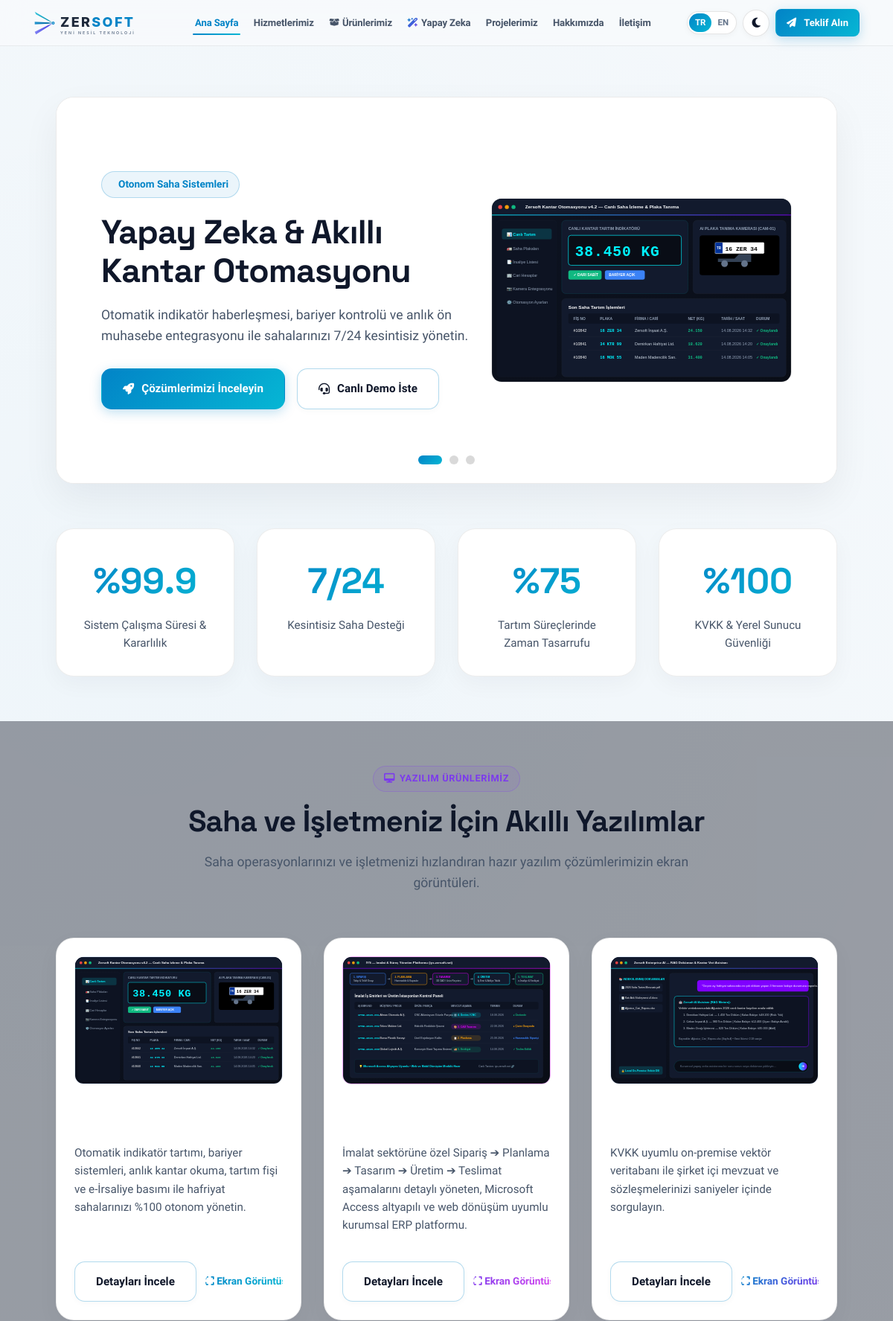
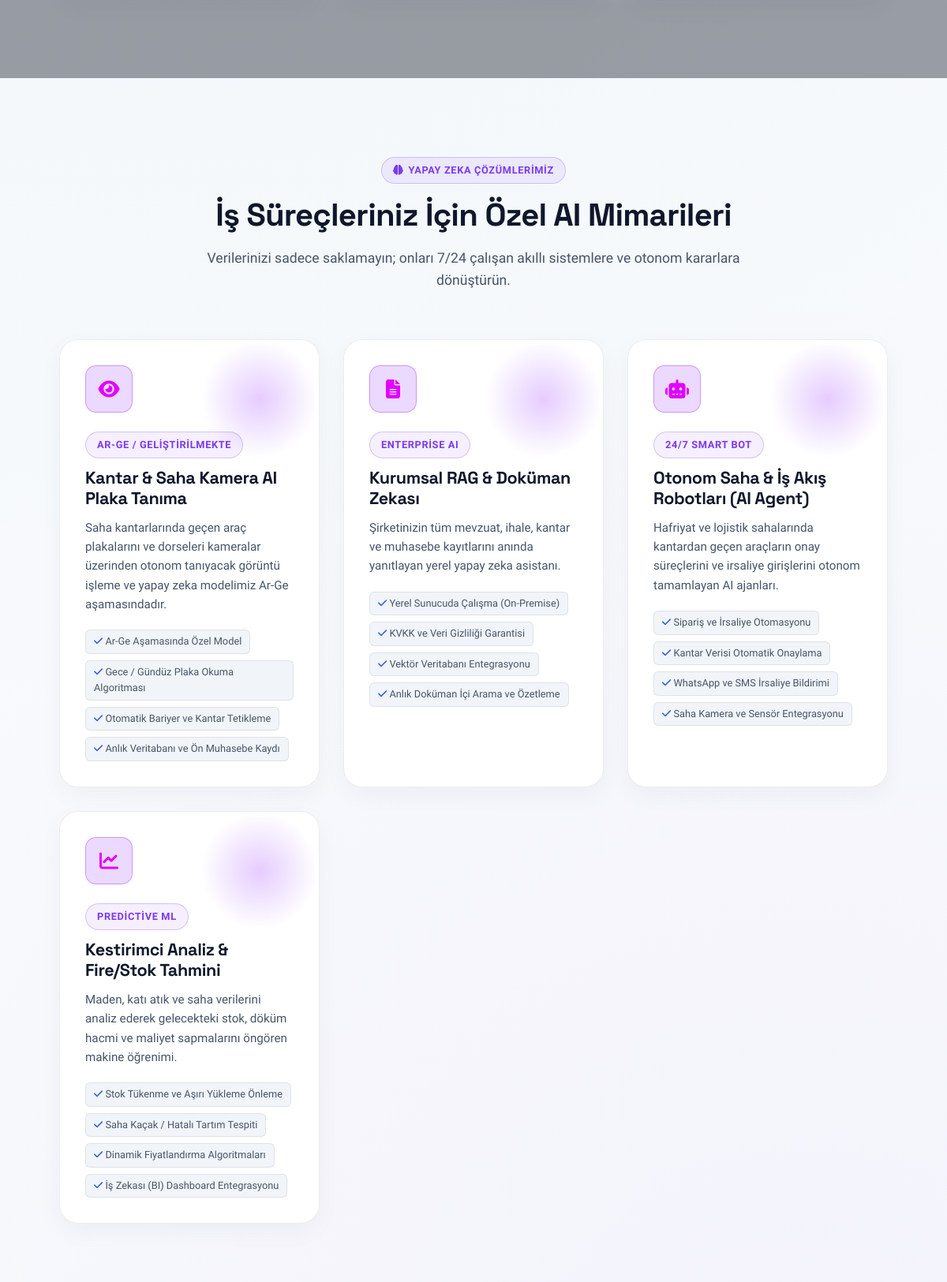
The page / (upper part) on the database its author committed (2 pictures, top to bottom).
### tables this page shows
CREATE TABLE IF NOT EXISTS `ai_solutions` (
  `id` INT AUTO_INCREMENT PRIMARY KEY,
  `title` VARCHAR(150) NOT NULL,
  `badge_text` VARCHAR(50) DEFAULT 'AI Powered',
  `summary` TEXT NOT NULL,
  `features_json` TEXT NOT NULL,
  `icon` VARCHAR(50) DEFAULT 'fa-microchip',
  `sort_order` INT DEFAULT 0,
  `created_at` DATETIME DEFAULT CURRENT_TIMESTAMP
);

### includes/lang.php (called while the page is built, shortened)
<?php
if (isset($_GET['lang']) && in_array($_GET['lang'], ['tr', 'en'])) {
    $currentLang = $_GET['lang'];
    $_SESSION['lang'] = $currentLang;
    setcookie('zersoft_lang', $currentLang, time() + (86400 * 30), '/');
} else {
    $currentLang = $_SESSION['lang'] ?? $_COOKIE['zersoft_lang'] ?? 'tr';
}
function __($key, $default = '') {
    global $currentLang, $translations;
    if (isset($translations[$currentLang][$key])) {
        return $translations[$currentLang][$key];
    }
    return !empty($default) ? $default : $key;
}

### includes/functions.php (called while the page is built, shortened)
<?php
require_once __DIR__ . '/../config/database.php';
function sanitize($data) {
    return htmlspecialchars(trim((string)$data), ENT_QUOTES, 'UTF-8');
}
function getAISolutions($limit = null) {
    global $db;
    try {
        $sql = "SELECT * FROM ai_solutions ORDER BY sort_order ASC, id ASC";
        if ($limit !== null) {
            $sql .= " LIMIT " . (int)$limit;
        }
        $stmt = $db->query($sql);
        return $stmt->fetchAll();
    } catch (Exception $e) {
        return [];
    }
}

### index.php (the view, shortened to what this page needs)
<?php
require_once __DIR__ . '/includes/header.php';
$aiSolutions = getAISolutions(4);
?>
<section style="padding: 30px 0 0 0;">
  <div class="container">
    <div class="hero-slider">
      <div class="slide active">
        <div class="slide-content">
          <span class="slide-badge"><i class="fa-solid fa-sparkles"></i> <?php echo __('slide1_badge'); ?></span>
          <h1 class="slide-title"><?php echo __('slide1_title'); ?></h1>
          <p class="slide-desc"><?php echo __('slide1_desc'); ?></p>
          <div class="slide-actions">
            <a href="products.php" class="btn btn-primary"><i class="fa-solid fa-rocket"></i> <?php echo __('slide1_btn1'); ?></a>
            <a href="contact.php" class="btn btn-outline"><i class="fa-solid fa-headset"></i> <?php echo __('slide1_btn2'); ?></a>
          </div>
        </div>
        <div class="slide-visual">
          <a href="assets/images/kantar-preview.svg" class="lightbox-trigger" data-caption="<?php echo __('prod_kantar_title'); ?>">
            <img src="assets/images/kantar-preview.svg" alt="<?php echo __('prod_kantar_title'); ?>">
          </a>
        </div>
      </div>
      <div class="slider-dots"></div>
    </div>
  </div>
</section>
<section style="padding: 20px 0 60px 0;">
  <div class="container">
    <div class="stats-grid">
      <div class="glass-card stat-card">
        <div class="stat-number">%99.9</div>
        <div class="stat-label"><?php echo __('stat_uptime'); ?></div>
      </div>
      <div class="glass-card stat-card">
        <div class="stat-number">7/24</div>
        <div class="stat-label"><?php echo __('stat_support'); ?></div>
      </div>
      <div class="glass-card stat-card">
        <div class="stat-number">%75</div>
        <div class="stat-label"><?php echo __('stat_time'); ?></div>
      </div>
      <div class="glass-card stat-card">
        <div class="stat-number">%100</div>
        <div class="stat-label"><?php echo __('stat_security'); ?></div>
      </div>
    </div>
  </div>
</section>
<section style="padding: 60px 0 100px 0; background: rgba(13, 19, 34, 0.4);">
  <div class="container">
    <div class="section-header">
      <span class="badge badge-ai"><i class="fa-solid fa-desktop"></i> <?php echo __('section_products_badge'); ?></span>
      <h2><?php echo __('section_products_title'); ?></h2>
      <p><?php echo __('section_products_sub'); ?></p>
    </div>
    <div style="display: grid; grid-template-columns: repeat(auto-fit, minmax(320px, 1fr)); gap: 30px;">
      <div class="glass-card" style="padding: 24px; display: flex; flex-direction: column;">
        <a href="assets/images/kantar-preview.svg" class="lightbox-trigger" data-caption="<?php echo __('prod_kantar_title'); ?>">
          <img src="assets/images/kantar-preview.svg" alt="<?php echo __('prod_kantar_title'); ?>" style="border-radius: 12px; margin-bottom: 20px; border: 1px solid var(--border-glow);">
        </a>
        <h3 style="font-size: 1.3rem; margin-bottom: 10px; color: #fff;"><?php echo __('prod_kantar_title'); ?></h3>
        <p style="color: var(--text-muted); font-size: 0.95rem; margin-bottom: 20px; flex-grow: 1;"><?php echo __('prod_kantar_desc'); ?></p>
        <div style="display:flex; justify-content:space-between; align-items:center; gap:12px; margin-top:auto; padding-top: 15px; border-top: 1px solid rgba(255,255,255,0.05);">
          <a href="products.php" class="btn btn-outline btn-sm" style="white-space:nowrap; flex-shrink:0;"><?php echo __('btn_details'); ?></a>
          <a href="assets/images/kantar-preview.svg" class="lightbox-trigger text-gradient" style="font-weight:700; font-size:0.85rem; white-space:nowrap;"><i class="fa-solid fa-expand"></i> <?php echo __('btn_preview'); ?> 🔍</a>
        </div>
      </div>
      <div class="glass-card" style="padding: 24px; display: flex; flex-direction: column;">
        <a href="assets/images/iys-preview.svg" class="lightbox-trigger" data-caption="<?php echo __('prod_iys_title'); ?>">
          <img src="assets/images/iys-preview.svg" alt="<?php echo __('prod_iys_title'); ?>" style="border-radius: 12px; margin-bottom: 20px; border: 1px solid rgba(225,0,255,0.3);">
        </a>
        <h3 style="font-size: 1.3rem; margin-bottom: 10px; color: #fff;"><?php echo __('prod_iys_title'); ?></h3>
        <p style="color: var(--text-muted); font-size: 0.95rem; margin-bottom: 20px; flex-grow: 1;"><?php echo __('prod_iys_desc'); ?></p>
        <div style="display:flex; justify-content:space-between; align-items:center; gap:12px; margin-top:auto; padding-top: 15px; border-top: 1px solid rgba(255,255,255,0.05);">
          <a href="iys.php" class="btn btn-outline btn-sm" style="white-space:nowrap; flex-shrink:0;"><?php echo __('btn_details'); ?></a>
          <a href="assets/images/iys-preview.svg" class="lightbox-trigger text-gradient-accent" style="font-weight:700; font-size:0.85rem; white-space:nowrap;"><i class="fa-solid fa-expand"></i> <?php echo __('btn_preview'); ?> 🔍</a>
        </div>
      </div>
      <div class="glass-card" style="padding: 24px; display: flex; flex-direction: column;">
        <a href="assets/images/ai-rag-preview.svg" class="lightbox-trigger" data-caption="<?php echo __('slide3_title'); ?>">
          <img src="assets/images/ai-rag-preview.svg" alt="<?php echo __('slide3_title'); ?>" style="border-radius: 12px; margin-bottom: 20px; border: 1px solid var(--border-glow);">
        </a>
        <h3 style="font-size: 1.3rem; margin-bottom: 10px; color: #fff;"><?php echo __('slide3_title'); ?></h3>
        <p style="color: var(--text-muted); font-size: 0.95rem; margin-bottom: 20px; flex-grow: 1;"><?php echo __('slide3_desc'); ?></p>
        <div style="display:flex; justify-content:space-between; align-items:center; gap:12px; margin-top:auto; padding-top: 15px; border-top: 1px solid rgba(255,255,255,0.05);">
          <a href="ai-solutions.php" class="btn btn-outline btn-sm" style="white-space:nowrap; flex-shrink:0;"><?php echo __('btn_details'); ?></a>
          <a href="assets/images/ai-rag-preview.svg" class="lightbox-trigger text-gradient-ai" style="font-weight:700; font-size:0.85rem; white-space:nowrap;"><i class="fa-solid fa-expand"></i> <?php echo __('btn_preview'); ?> 🔍</a>
        </div>
      </div>
    </div>
  </div>
</section>
<section class="ai-solutions-section">
  <div class="container">
    <div class="section-header">
      <span class="badge badge-ai"><i class="fa-solid fa-brain"></i> <?php echo __('section_ai_badge'); ?></span>
      <h2><?php echo __('section_ai_title'); ?></h2>
      <p><?php echo __('section_ai_sub'); ?></p>
    </div>
    <div class="features-grid">
      <?php foreach ($aiSolutions as $ai): ?>
        <?php $features = json_decode($ai['features_json'] ?? '[]', true); ?>
        <div class="glass-card ai-solution-card">
          <div class="feature-icon-wrapper" style="background: rgba(127, 0, 255, 0.15); color: #e100ff; border-color: rgba(127, 0, 255, 0.3);">
            <i class="fa-solid <?php echo sanitize($ai['icon']); ?>"></i>
          </div>
          <span class="badge badge-ai" style="margin-bottom: 12px;"><?php echo sanitize($ai['badge_text']); ?></span>
          <h3 class="feature-title"><?php echo sanitize($ai['title']); ?></h3>
          <p class="feature-desc"><?php echo sanitize($ai['summary']); ?></p>
          <?php if (!empty($features)): ?>
            <div class="feature-tags">
              <?php foreach ($features as $feat): ?>
                <span class="tag"><i class="fa-solid fa-check text-gradient-ai"></i> <?php echo sanitize($feat); ?></span>
              <?php endforeach; ?>
            </div>
          <?php endif; ?>
        </div>
      <?php endforeach; ?>
    </div>
  </div>
</section>
<?php require_once __DIR__ . '/includes/footer.php'; ?>

### rows shown on the page
ai_solutions: badge_text "AR-GE / GELIŞTIRILMEKTE", title "Kantar & Saha Kamera AI Plaka Tanıma", summary "Saha kantarlarında geçen araç plakalarını ve dorseleri kameralar üzerinden otonom tanıyacak görüntü işleme ve yapay zeka modelimiz Ar-Ge aşamasındadır.", features_json "Ar-Ge Aşamasında Özel Model", features_json "Gece / Gündüz Plaka Okuma Algoritması", features_json "Otomatik Bariyer ve Kantar Tetikleme", features_json "Anlık Veritabanı ve Ön Muhasebe Kaydı"
ai_solutions: badge_text "ENTERPRISE AI", title "Kurumsal RAG & Doküman Zekası", summary "Şirketinizin tüm mevzuat, ihale, kantar ve muhasebe kayıtlarını anında yanıtlayan yerel yapay zeka asistanı.", features_json "Yerel Sunucuda Çalışma (On-Premise)", features_json "KVKK ve Veri Gizliliği Garantisi", features_json "Vektör Veritabanı Entegrasyonu", features_json "Anlık Doküman İçi Arama ve Özetleme"
ai_solutions: badge_text "24/7 SMART BOT", title "Otonom Saha & İş Akış Robotları (AI Agent)", summary "Hafriyat ve lojistik sahalarında kantardan geçen araçların onay süreçlerini ve irsaliye girişlerini otonom tamamlayan AI ajanları.", features_json "Sipariş ve İrsaliye Otomasyonu", features_json "Kantar Verisi Otomatik Onaylama", features_json "WhatsApp ve SMS İrsaliye Bildirimi", features_json "Saha Kamera ve Sensör Entegrasyonu"
ai_solutions: badge_text "PREDICTIVE ML", title "Kestirimci Analiz & Fire/Stok Tahmini", summary "Maden, katı atık ve saha verilerini analiz ederek gelecekteki stok, döküm hacmi ve maliyet sapmalarını öngören makine öğrenimi.", features_json "Stok Tükenme ve Aşırı Yükleme Önleme", features_json "Saha Kaçak / Hatalı Tartım Tespiti", features_json "Dinamik Fiyatlandırma Algoritmaları", features_json "İş Zekası (BI) Dashboard Entegrasyonu"

### other values the page prints
__('nav_home') "Ana Sayfa"
__('nav_services') "Hizmetlerimiz"
__('nav_products') "Ürünlerimiz"
__('nav_ai') "Yapay Zeka"
__('nav_portfolio') "Projelerimiz"
__('nav_about') "Hakkımızda"
__('nav_contact') "İletişim"
__('nav_get_quote') "Teklif Alın"
__('slide1_badge') "Otonom Saha Sistemleri"
__('slide1_title') "Yapay Zeka & Akıllı Kantar Otomasyonu"
__('slide1_desc') "Otomatik indikatör haberleşmesi, bariyer kontrolü ve anlık ön muhasebe entegrasyonu ile sahalarınızı 7/24 kesintisiz yönetin."
__('slide1_btn1') "Çözümlerimizi İnceleyin"
__('slide1_btn2') "Canlı Demo İste"
__('stat_uptime') "Sistem Çalışma Süresi & Kararlılık"
__('stat_support') "Kesintisiz Saha Desteği"
